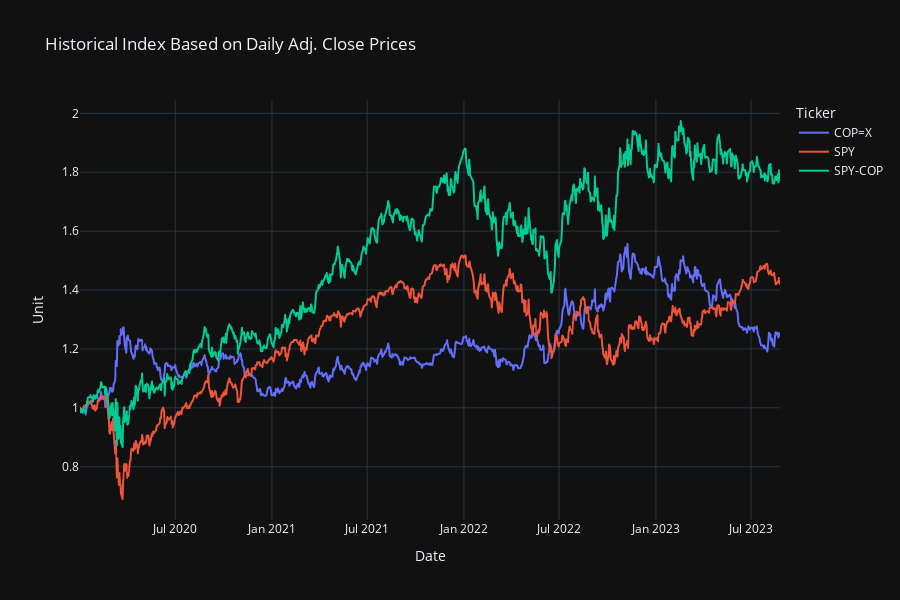

Notebook cell for this chart:
### Code cell
# Plot index
px.line(
    data_frame = index_df,
    title = 'Historical Index Based on Daily Adj. Close Prices',
    height = 600,
    labels = {'variable': 'Ticker', 'value': 'Unit'}
)

### Figure 1 — Plotly figure (JSON) as saved in the notebook; plotly's stock layout.template omitted (floating-point values rounded to 4 significant figures; data arrays with more than 128 entries replaced by an {"elided": "..."} marker saying what was removed)
{"data": [{"hovertemplate": "Ticker=COP=X<br>Date=%{x}<br>Unit=%{y}<extra></extra>", "legendgroup": "COP=X", "line": {"color": "#636efa", "dash": "solid"}, "marker": {"symbol": "circle"}, "mode": "lines", "name": "COP=X", "showlegend": true, "type": "scattergl", "x": {"elided": "919 str values"}, "xaxis": "x", "y": {"elided": "919 float values"}, "yaxis": "y"}, {"hovertemplate": "Ticker=SPY<br>Date=%{x}<br>Unit=%{y}<extra></extra>", "legendgroup": "SPY", "line": {"color": "#EF553B", "dash": "solid"}, "marker": {"symbol": "circle"}, "mode": "lines", "name": "SPY", "showlegend": true, "type": "scattergl", "x": {"elided": "919 str values"}, "xaxis": "x", "y": {"elided": "919 float values"}, "yaxis": "y"}, {"hovertemplate": "Ticker=SPY-COP<br>Date=%{x}<br>Unit=%{y}<extra></extra>", "legendgroup": "SPY-COP", "line": {"color": "#00cc96", "dash": "solid"}, "marker": {"symbol": "circle"}, "mode": "lines", "name": "SPY-COP", "showlegend": true, "type": "scattergl", "x": {"elided": "919 str values"}, "xaxis": "x", "y": {"elided": "919 float values"}, "yaxis": "y"}], "layout": {"height": 600, "legend": {"title": {"text": "Ticker"}, "tracegroupgap": 0}, "title": {"text": "Historical Index Based on Daily Adj. Close Prices"}, "xaxis": {"anchor": "y", "domain": [0, 1], "title": {"text": "Date"}}, "yaxis": {"anchor": "x", "domain": [0, 1], "title": {"text": "Unit"}}}}
